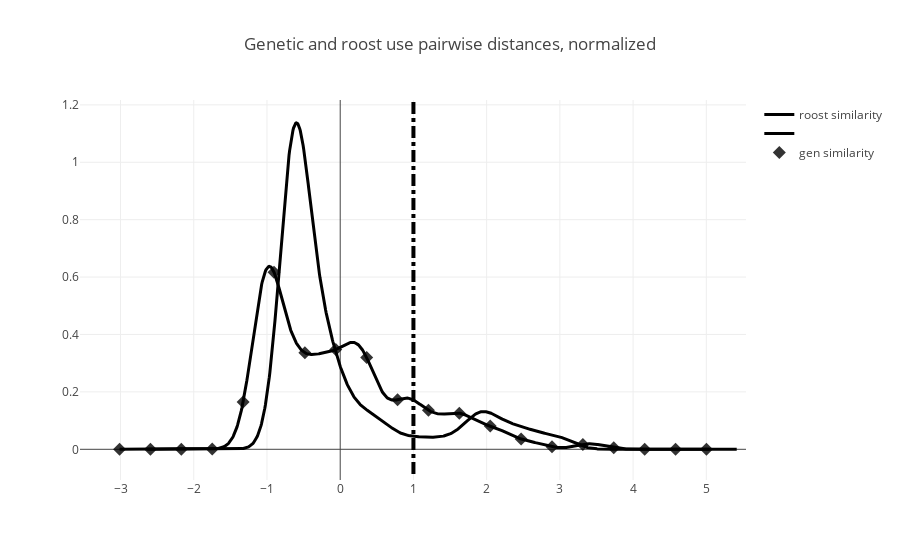

The cell this chart's notebook holds for it:
### Code cell
### roost distance
X_plot = np.linspace(min(roost_diss_vector) - 2, max(roost_diss_vector) + 2, 1000)

kde = KernelDensity(kernel='gaussian', bandwidth=0.2).fit(np.array(roost_diss_vector).reshape(-1,1))

log_dens = kde.score_samples(X_plot.reshape(-1,1))

fig_roost_dens= [go.Scatter(x=X_plot, y=np.exp(log_dens), 
                            mode='lines', name= 'roost similarity',
                            line=dict(color='black', width=3))]

### genetic distance

X_plot = np.linspace(min(gen_dist_vector) - 2, max(gen_dist_vector) + 2, 1000)

kde = KernelDensity(kernel='gaussian', bandwidth=0.2).fit(np.array(gen_dist_vector).reshape(-1,1))

log_dens = kde.score_samples(X_plot.reshape(-1,1))

fig_roost_dens.append(go.Scatter(x=X_plot, y=np.exp(log_dens), 
                            mode='lines', name= '',
                            line=dict(color='black', width=3)))

N_bead= 20
beads= np.arange(0,len(X_plot),int(len(X_plot) / float(20)))

fig_roost_dens.append(go.Scatter(x=[X_plot[x] for x in beads], y=[np.exp(log_dens)[x] for x in beads], 
                            mode='markers',
                            marker= {
                            'line': {'width': 0},
                            'size': 10,
                            'symbol': 2,
                            'color': 'black',
                          "opacity": .8
                          },
                            name= 'gen similarity',
                            line=dict(color='red', width=3)))


layout= go.Layout(
    title= 'Genetic and roost use pairwise distances, normalized',
    shapes= [{
        'type': 'line',
        'x0': 1,
        'y0': 1.21,
        'x1': 1,
        'y1': -.1,
        'line': {
            'color': 'black',
            'width': 4,
            'dash': 'dashdot',
        },
    }],
)

fig = go.Figure(data=fig_roost_dens, layout= layout)
iplot(fig)

### Figure 1 — Plotly figure (JSON) as saved in the notebook; plotly's stock layout.template omitted (floating-point values rounded to 4 significant figures; data arrays with more than 128 entries replaced by an {"elided": "..."} marker saying what was removed)
{"data": [{"line": {"color": "black", "width": 3}, "mode": "lines", "name": "roost similarity", "type": "scatter", "uid": "3332397a-3381-4ca0-8b40-c172214654b9", "x": {"elided": "1000 float values"}, "y": {"elided": "1000 float values"}}, {"line": {"color": "black", "width": 3}, "mode": "lines", "name": "", "type": "scatter", "uid": "1b7155dd-74ab-4fac-81db-5a728190645a", "x": {"elided": "1000 float values"}, "y": {"elided": "1000 float values"}}, {"line": {"color": "red", "width": 3}, "marker": {"color": "black", "line": {"width": 0}, "opacity": 0.8, "size": 10, "symbol": 2}, "mode": "markers", "name": "gen similarity", "type": "scatter", "uid": "213b5eb7-7119-4a1f-a7f9-cd625e847daa", "x": [-3.014, -2.592, -2.17, -1.748, -1.326, -0.9043, -0.4825, -0.06059, 0.3613, 0.7831, 1.205, 1.627, 2.049, 2.471, 2.892, 3.314, 3.736, 4.158, 4.58, 5.002], "y": [1.036e-22, 1.626e-14, 2.988e-08, 0.0006434, 0.1647, 0.617, 0.3364, 0.3474, 0.3194, 0.1729, 0.1359, 0.1258, 0.08094, 0.03592, 0.00846, 0.01677, 0.00524, 1.919e-05, 8.211e-10, 4.107e-16]}], "layout": {"shapes": [{"line": {"color": "black", "dash": "dashdot", "width": 4}, "type": "line", "x0": 1, "x1": 1, "y0": 1.21, "y1": -0.1}], "title": {"text": "Genetic and roost use pairwise distances, normalized"}}}
